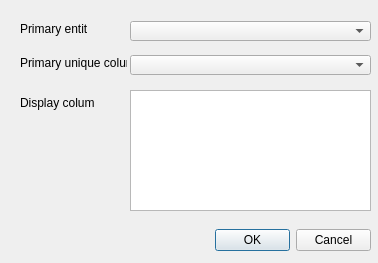
<?xml version="1.0" encoding="UTF-8"?>
<ui version="4.0">
 <class>FKProperty</class>
 <widget class="QDialog" name="FKProperty">
  <property name="geometry">
   <rect>
    <x>0</x>
    <y>0</y>
    <width>378</width>
    <height>263</height>
   </rect>
  </property>
  <property name="windowTitle">
   <string>Foreign key properties</string>
  </property>
  <widget class="QDialogButtonBox" name="buttonBox">
   <property name="geometry">
    <rect>
     <x>215</x>
     <y>229</y>
     <width>156</width>
     <height>23</height>
    </rect>
   </property>
   <property name="orientation">
    <enum>Qt::Horizontal</enum>
   </property>
   <property name="standardButtons">
    <set>QDialogButtonBox::Cancel|QDialogButtonBox::Ok</set>
   </property>
  </widget>
  <widget class="QLabel" name="label">
   <property name="geometry">
    <rect>
     <x>20</x>
     <y>21</y>
     <width>67</width>
     <height>16</height>
    </rect>
   </property>
   <property name="maximumSize">
    <size>
     <width>200</width>
     <height>16777215</height>
    </size>
   </property>
   <property name="text">
    <string>Primary entity</string>
   </property>
  </widget>
  <widget class="QLabel" name="label_2">
   <property name="geometry">
    <rect>
     <x>20</x>
     <y>55</y>
     <width>107</width>
     <height>16</height>
    </rect>
   </property>
   <property name="sizePolicy">
    <sizepolicy hsizetype="Fixed" vsizetype="Preferred">
     <horstretch>0</horstretch>
     <verstretch>0</verstretch>
    </sizepolicy>
   </property>
   <property name="maximumSize">
    <size>
     <width>200</width>
     <height>16777215</height>
    </size>
   </property>
   <property name="text">
    <string>Primary unique column</string>
   </property>
  </widget>
  <widget class="QListView" name="lvDisplayCol">
   <property name="geometry">
    <rect>
     <x>130</x>
     <y>90</y>
     <width>241</width>
     <height>121</height>
    </rect>
   </property>
  </widget>
  <widget class="QComboBox" name="cboPrimaryEntity">
   <property name="geometry">
    <rect>
     <x>130</x>
     <y>21</y>
     <width>241</width>
     <height>20</height>
    </rect>
   </property>
  </widget>
  <widget class="QLabel" name="label_3">
   <property name="geometry">
    <rect>
     <x>20</x>
     <y>95</y>
     <width>75</width>
     <height>16</height>
    </rect>
   </property>
   <property name="text">
    <string>Display columns</string>
   </property>
  </widget>
  <widget class="QComboBox" name="cboPrimaryUKey">
   <property name="geometry">
    <rect>
     <x>130</x>
     <y>55</y>
     <width>241</width>
     <height>20</height>
    </rect>
   </property>
  </widget>
 </widget>
 <resources/>
 <connections/>
</ui>
